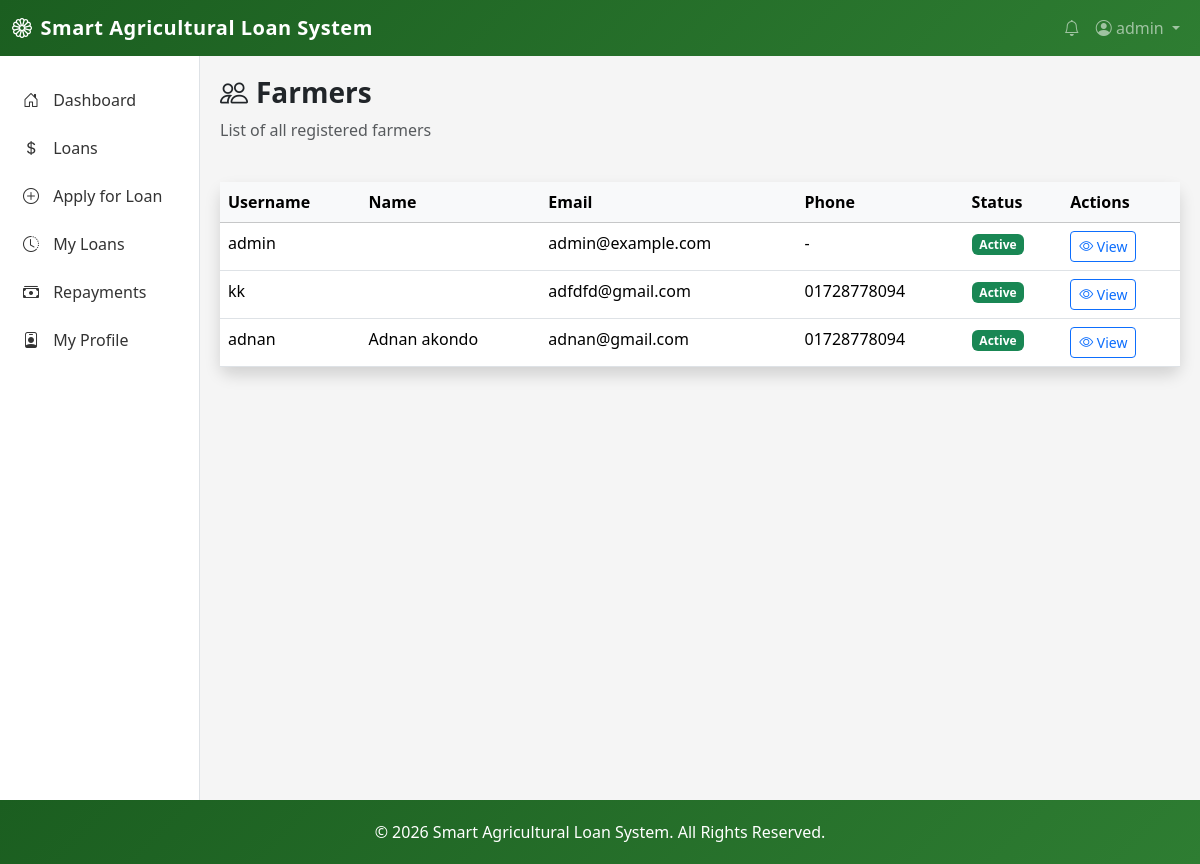
Page /farmers/ (signed in) on the earlier database version.
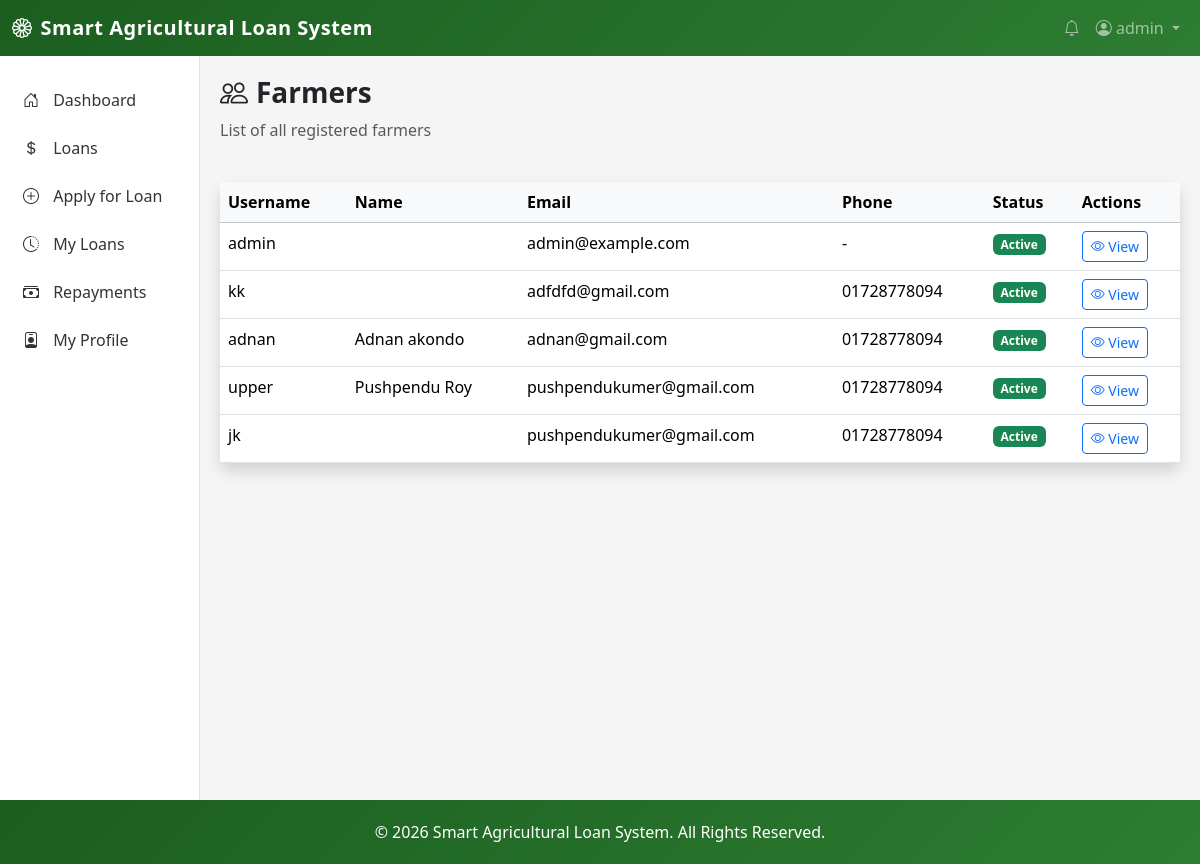
Same page on the later database version.
### loan_app/models.py (models this page shows, shortened)
class User(AbstractUser):
    ROLE_CHOICES = [
        ("Farmer", "Farmer"),
        ("Bank Officer", "Bank Officer"),
        ("Admin", "Admin"),
    ]
    role = models.CharField(max_length=20, choices=ROLE_CHOICES, default="Farmer")
    phone_number = models.CharField(max_length=20, blank=True)
    profile_picture = models.ImageField(
        upload_to="profile_pictures/", blank=True, null=True
    )
    is_verified = models.BooleanField(default=False)
    nid_card_front = models.FileField(
        upload_to="nid_cards/",
        blank=True,
        null=True,
        help_text="Upload NID card front side",
    )
    nid_card_back = models.FileField(
        upload_to="nid_cards/",
        blank=True,
        null=True,
        help_text="Upload NID card back side",
    )
    nid_verified = models.BooleanField(
        default=False, help_text="Whether NID has been verified by bank officer"
    )
    nid_verified_by = models.ForeignKey(
        "self",
        on_delete=models.SET_NULL,
        null=True,
        blank=True,
        related_name="nid_verifications",
    )
    nid_verified_at = models.DateTimeField(null=True, blank=True)

### loan_app/views.py (the view)
# urls.py: path("farmers/", views.farmer_list, name="farmer_list"),
@login_required
def farmer_list(request):
    if not (request.user.is_staff or request.user.role == "Bank Officer"):
        messages.error(request, "You do not have permission to view farmers.")
        return redirect("home")
    farmers = (
        User.objects.filter(role="Farmer")
        .select_related()
        .prefetch_related("farmer_profile")
    )
    paginator = Paginator(farmers, 20)
    page_number = request.GET.get("page")
    page_obj = paginator.get_page(page_number)
    return render(request, "bank_officer/farmer_list.html", {"page_obj": page_obj})

### templates/bank_officer/farmer_list.html (shortened to what this page needs)
{% extends 'base.html' %}
{% block content %}
<div class="row mb-4">
    <div class="col-12">
        <h3 class="fw-bold"><i class="bi bi-people me-2"></i>Farmers</h3>
        <p class="text-muted">List of all registered farmers</p>
    </div>
</div>
<div class="row">
    <div class="col-12">
        <div class="card shadow">
            <div class="card-body p-0">
                <div class="table-responsive">
                    <table class="table table-hover mb-0">
                        <thead class="table-light">
                            <tr>
                                <th>Username</th>
                                <th>Name</th>
                                <th>Email</th>
                                <th>Phone</th>
                                <th>Status</th>
                                <th>Actions</th>
                            </tr>
                        </thead>
                        <tbody>
                            {% for farmer in page_obj %}
                            <tr>
                                <td>{{ farmer.username }}</td>
                                <td>{{ farmer.first_name }} {{ farmer.last_name }}</td>
                                <td>{{ farmer.email }}</td>
                                <td>{{ farmer.phone_number|default:"-" }}</td>
                                <td>
                                    {% if farmer.is_active %}
                                        <span class="badge bg-success">Active</span>
                                    {% else %}
                                        <span class="badge bg-danger">Inactive</span>
                                    {% endif %}
                                </td>
                                <td>
                                    <a href="{% url 'farmer_profile_view' user_id=farmer.id %}" class="btn btn-sm btn-outline-primary">
                                        <i class="bi bi-eye"></i> View
                                    </a>
                                </td>
                            </tr>
                            {% empty %}
                            <tr>
                                <td colspan="6" class="text-center py-4">No farmers found.</td>
                            </tr>
                            {% endfor %}
                        </tbody>
                    </table>
                </div>
            </div>
        </div>
    </div>
</div>
{% endblock %}

### templates/base.html (shortened to what this page needs)
<!DOCTYPE html>
<html lang="en">
<head>
    <link href="https://cdn.jsdelivr.net/npm/bootstrap@5.3.2/dist/css/bootstrap.min.css" rel="stylesheet">
    <link rel="stylesheet" href="https://cdn.jsdelivr.net/npm/bootstrap-icons@1.11.1/font/bootstrap-icons.css">
</head>
<body>
    <nav class="navbar navbar-expand-lg navbar-dark">
        <div class="container-fluid">
            <a class="navbar-brand" href="/">
                <i class="bi bi-flower1 me-2"></i>Smart Agricultural Loan System
            </a>
            <div class="collapse navbar-collapse" id="navbarNav">
                <ul class="navbar-nav ms-auto">
                    <li class="nav-item">
                        <a class="nav-link" href="#"><i class="bi bi-bell"></i></a>
                    </li>
                    <li class="nav-item dropdown">
                        <a class="nav-link dropdown-toggle" href="#" role="button" data-bs-toggle="dropdown">
                            {% if user.profile_picture %}
                                <img src="{{ user.profile_picture.url }}" class="rounded-circle me-1" style="width: 25px; height: 25px; object-fit: cover;">
                            {% else %}
                                <i class="bi bi-person-circle"></i>
                            {% endif %}
                            {{ user.username }}
                        </a>
                    </li>
                </ul>
            </div>
        </div>
    </nav>
    <div class="container-fluid">
        <div class="row">
            <div class="col-md-2 sidebar">
                <ul class="nav flex-column">
                    <li class="nav-item">
                        <a class="nav-link" href="{% url 'dashboard' %}">
                            <i class="bi bi-house-door"></i> Dashboard
                        </a>
                    </li>
                    {% if user.role == 'Farmer' %}
                    <li class="nav-item">
                        <a class="nav-link" href="{% url 'loan_list' %}">
                            <i class="bi bi-currency-dollar"></i> Loans
                        </a>
                    </li>
                    <li class="nav-item">
                        <a class="nav-link" href="{% url 'loan_apply' %}">
                            <i class="bi bi-plus-circle"></i> Apply for Loan
                        </a>
                    </li>
                    <li class="nav-item">
                        <a class="nav-link" href="{% url 'loan_history' %}">
                            <i class="bi bi-clock-history"></i> My Loans
                        </a>
                    </li>
                    <li class="nav-item">
                        <a class="nav-link" href="{% url 'repayment_history' %}">
                            <i class="bi bi-cash-stack"></i> Repayments
                        </a>
                    </li>
                    <li class="nav-item">
                        <a class="nav-link" href="{% url 'farmer_profile' %}">
                            <i class="bi bi-person-badge"></i> My Profile
                        </a>
                    </li>
                    {% endif %}
                </ul>
            </div>
            <div class="col-md-10 content-wrapper">
                {% block content %}{% endblock %}
            </div>
        </div>
    </div>
    <footer class="footer text-center">
        <div class="container">
            <p class="mb-0">&copy; 2026 Smart Agricultural Loan System. All Rights Reserved.</p>
        </div>
    </footer>
</body>
</html>

Differences in the rows shown:
added User: username "upper", first_name "Pushpendu", last_name "Roy", email "pushpendukumer@gmail.com", phone_number "01728778094", is_active "Active"
added User: username "jk", email "pushpendukumer@gmail.com", phone_number "01728778094", is_active "Active"
